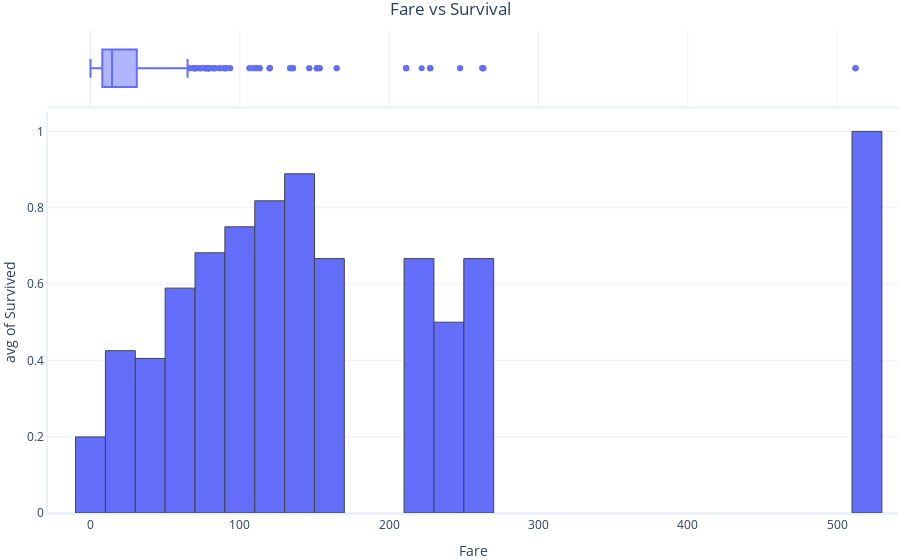
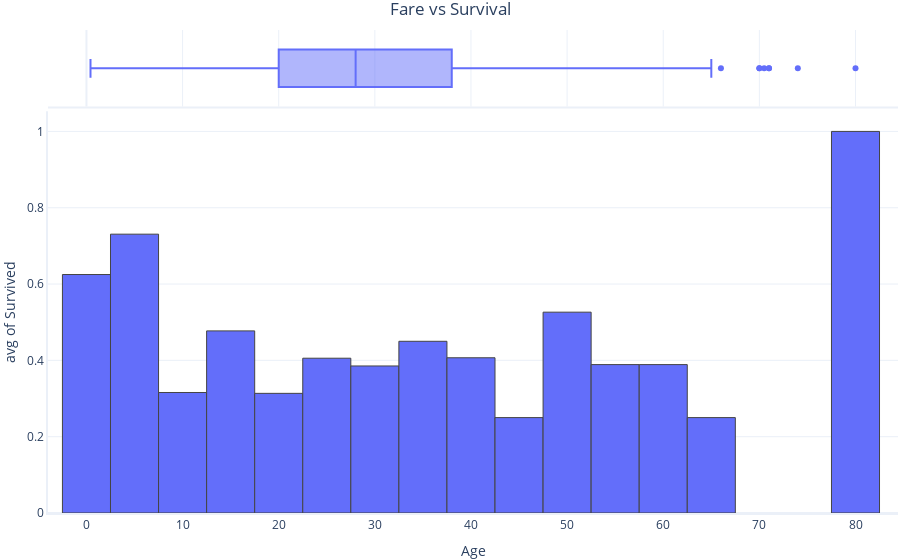

Source (notebook cell) for these figures, in order:
### Markdown cell above
There is not an obvious relationship between `Age` and `Fare`. 

Does the cost of a fare or the person's age have any relationship with likelihood of survival?

### Code cell
# Plot Fare vs Survival
graphing.histogram(dataset, label_x="Fare", label_y="Survived", histfunc="avg", nbins=30, title="Fare vs Survival", include_boxplot=True, show=True)

# Plot Age vs Survival
graphing.histogram(dataset, label_x="Age", label_y="Survived", histfunc="avg", title="Age vs Survival", nbins=30, include_boxplot=True)

### Figure 1 — Plotly figure (JSON) as saved in the notebook; plotly's stock layout.template omitted (floating-point values rounded to 4 significant figures; data arrays with more than 128 entries replaced by an {"elided": "..."} marker saying what was removed)
{"data": [{"alignmentgroup": "True", "bingroup": "x", "histfunc": "avg", "hovertemplate": "Fare=%{x}<br>avg of Survived=%{y}<extra></extra>", "legendgroup": "", "marker": {"color": "#636efa"}, "name": "", "nbinsx": 30, "offsetgroup": "", "orientation": "v", "showlegend": false, "type": "histogram", "x": {"elided": "891 float values"}, "xaxis": "x", "y": {"elided": "891 int values"}, "yaxis": "y"}, {"alignmentgroup": "True", "hovertemplate": "Fare=%{x}<extra></extra>", "legendgroup": "", "marker": {"color": "#636efa"}, "name": "", "notched": false, "offsetgroup": "", "showlegend": false, "type": "box", "x": {"elided": "891 float values"}, "xaxis": "x2", "yaxis": "y2"}], "layout": {"barmode": "relative", "legend": {"tracegroupgap": 0}, "title": {"text": "Fare vs Survival"}, "xaxis": {"anchor": "y", "domain": [0, 1], "title": {"text": "Fare"}}, "xaxis2": {"anchor": "y2", "domain": [0, 1], "matches": "x", "showgrid": true, "showticklabels": false}, "yaxis": {"anchor": "x", "domain": [0, 0.8316], "title": {"text": "avg of Survived"}}, "yaxis2": {"anchor": "x2", "domain": [0.8416, 1], "matches": "y2", "showgrid": false, "showline": false, "showticklabels": false, "ticks": ""}}}

### Figure 2 — Plotly figure (JSON) as saved in the notebook; plotly's stock layout.template omitted (floating-point values rounded to 4 significant figures; data arrays with more than 128 entries replaced by an {"elided": "..."} marker saying what was removed)
{"data": [{"alignmentgroup": "True", "bingroup": "x", "histfunc": "avg", "hovertemplate": "Age=%{x}<br>avg of Survived=%{y}<extra></extra>", "legendgroup": "", "marker": {"color": "#636efa"}, "name": "", "nbinsx": 30, "offsetgroup": "", "orientation": "v", "showlegend": false, "type": "histogram", "x": {"elided": "891 float values"}, "xaxis": "x", "y": {"elided": "891 int values"}, "yaxis": "y"}, {"alignmentgroup": "True", "hovertemplate": "Age=%{x}<extra></extra>", "legendgroup": "", "marker": {"color": "#636efa"}, "name": "", "notched": false, "offsetgroup": "", "showlegend": false, "type": "box", "x": {"elided": "891 float values"}, "xaxis": "x2", "yaxis": "y2"}], "layout": {"barmode": "relative", "legend": {"tracegroupgap": 0}, "title": {"text": "Fare vs Survival"}, "xaxis": {"anchor": "y", "domain": [0, 1], "title": {"text": "Age"}}, "xaxis2": {"anchor": "y2", "domain": [0, 1], "matches": "x", "showgrid": true, "showticklabels": false}, "yaxis": {"anchor": "x", "domain": [0, 0.8316], "title": {"text": "avg of Survived"}}, "yaxis2": {"anchor": "x2", "domain": [0.8416, 1], "matches": "y2", "showgrid": false, "showline": false, "showticklabels": false, "ticks": ""}}}
